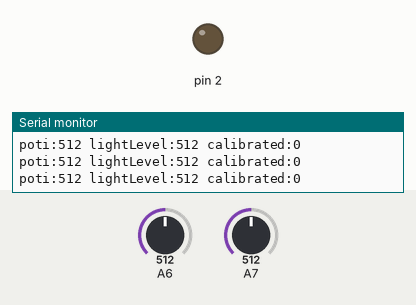
Simulated run of this sketch. Board: Arduino Nano, built with avr-gcc and run on an emulated ATmega328P. Parts: output pins drawn as LEDs (lit = HIGH), the last lines printed to the serial monitor. The inputs (shaded band) are chosen by the test bench; at power-on: A7 = 512, A6 = 512.

Above: at 1.2 s.
1.3 s: A7 set to 521
At 2.1 s:
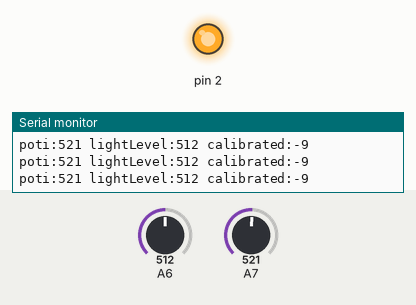
2.8 s: A6 set to 537
At 3.2 s:
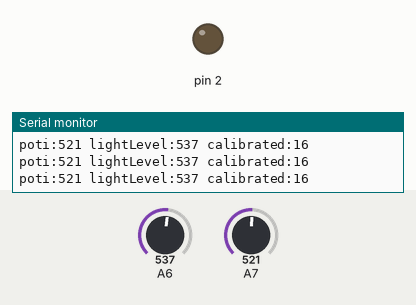
5.8 s: A6 set to 6
At 6.5 s:
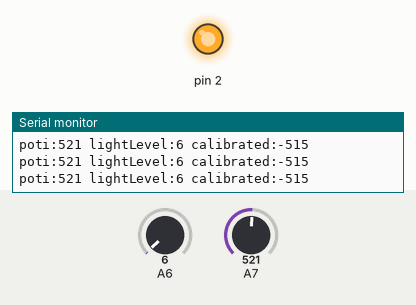
8.8 s: A7 set to 992
11.8 s: A7 set to 1000
14.8 s: A7 set to 6
At 16.2 s:
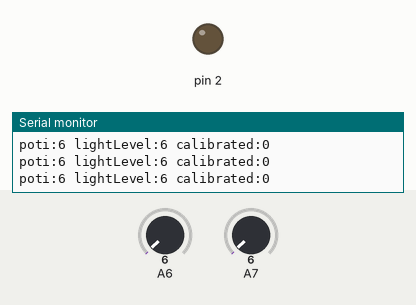
Timing chart, 0 to 17.3 s (numbered marks = the images above; inputs shaded):
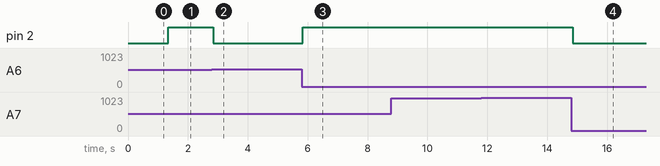

The sketch:

ArduinoIDE_SignalLibTest.ino
```cpp
#include "signal.h"

Signal<int, 16> lightSignal;
Signal<int, 16> potiSignal;

void setup() {
  pinMode(2, OUTPUT);
  Serial.begin(9600);
}

void loop() {

  potiSignal.fromValue(analogRead(A7))
            .applyFunction(printSignal, "poti")
            .multiply(-1);

  lightSignal.fromValue(analogRead(A6))
             .applyFunction(printSignal, "lightLevel")
             .add(potiSignal)
             .applyFunction(printSignal, "calibrated")
             .applyFunction(switchLight, NULL);

  Serial.println();
  delay(1);
}


int printSignal(int sample, const void * param) {
  const char * variableName = (const char*) param;

  Serial.print(variableName);
  Serial.print(":");
  Serial.print(sample);
  Serial.print(" ");

  return sample;
}

int switchLight(int sample, void * param) {
    if(sample < 0) {
    digitalWrite(2,HIGH);
  } else {
    digitalWrite(2,LOW);
  }
  return sample;
}


/**
 * NO signal Lib example
 *
 * void setup() {
  pinMode(2, OUTPUT);
  Serial.begin(9600);
}

void loop() {
  int lightLevel = analogRead(A6);
  int poti = analogRead(A7);
  int calibrated = lightLevel - poti;

  Serial.print("lightLevel:");
  Serial.print(lightLevel);
  Serial.print(" poti:");
  Serial.print(poti);
  Serial.print(" calibrated:");
  Serial.println(calibrated);

  if(calibrated < 0) {
    digitalWrite(2,HIGH);
  } else {
    digitalWrite(2,LOW);
  }


  delay(1);                       // wait for a second
}
 */


/**
 * Filter Version
 *
 * void setup() {
  pinMode(2, OUTPUT);
  Serial.begin(9600);
}

void loop() {
  for(int i = NUMBER_OF_VALUES-1; i > 0; i--) {
    lastValues[i] = lastValues[i-1];
  }
  lastValues[0] = analogRead(A6);
  long sum = 0;
  for(int i = 0; i < NUMBER_OF_VALUES; i++) {
    sum = sum + lastValues[i];
  }
  int filtered = sum/NUMBER_OF_VALUES;
  Serial.print("raw:");
  Serial.print(lastValues[0]);
  Serial.print(" filtered:");
  Serial.print(filtered);
  int poti = analogRead(A7);
  Serial.print(" poti:");
  Serial.print(poti);

  int calibrated = filtered - poti;


  Serial.print(" calibrated:");
  Serial.println(calibrated);

  if(calibrated < 0) {
    digitalWrite(2,HIGH);
  } else {
    digitalWrite(2,LOW);
  }


  delay(1);                       // wait for a second
}
 *
 */
```

signal.h
```cpp
#ifndef SIGNAL_H
#define SIGNAL_H

template <typename T, unsigned int BUFFER_SIZE = 256>
class Signal {
private:
  T buffer[BUFFER_SIZE] = {0};
  unsigned int index = 0;

public:
  unsigned int getSize();

  Signal &fromFunction(T (*input)(void *param), void *param);
  Signal &fromValue(T value);

  Signal &applyFunction(T (*func)(T data, void *param), void *param);
  Signal &applyFunction(T (*func)(T data, const void *param), const void *param);     /** @todo will ich das wirklich so machen? */
  Signal &applyFunction(T (*func)(T *data, void *param), void *param);
  Signal &applyFunction(T (*func)(T *data, const void *param), const void *param);

  Signal &add(Signal<T, BUFFER_SIZE> &other);
  Signal &add(T value);

  Signal &multiply(Signal<T, BUFFER_SIZE> &other);
  Signal &multiply(T value);
  Signal &multiply(float value);

  Signal &FourierTransform();

  T returnValue();
  T *returnBuffer();
};

template <typename T, unsigned int BUFFER_SIZE>
unsigned int Signal<T, BUFFER_SIZE>::getSize() {
  return BUFFER_SIZE;
}

/**
 * Input
 */
template <typename T, unsigned int BUFFER_SIZE>
Signal<T, BUFFER_SIZE> &Signal<T, BUFFER_SIZE>::fromFunction(T (*input)(void *param), void *param) {
  index = (index + 1) % BUFFER_SIZE;
  buffer[index] = input(param);
  return *this;
}

template <typename T, unsigned int BUFFER_SIZE>
Signal<T, BUFFER_SIZE> &Signal<T, BUFFER_SIZE>::fromValue(T value) {
  index = (index + 1) % BUFFER_SIZE;
  buffer[index] = value;
  return *this;
}

/**
 * General Operations
 */

template <typename T, unsigned int BUFFER_SIZE>
Signal<T, BUFFER_SIZE> &Signal<T, BUFFER_SIZE>::applyFunction(T (*func)(T data, void *param), void *param) {
  buffer[index] = func(buffer[index], param);
  return *this;
}

template <typename T, unsigned int BUFFER_SIZE>
Signal<T, BUFFER_SIZE> &Signal<T, BUFFER_SIZE>::applyFunction(T (*func)(T *data, void *param), void *param) {
  if (index == 0) {
    func(buffer, param);
  }
  return *this;
}

template <typename T, unsigned int BUFFER_SIZE>
Signal<T, BUFFER_SIZE> &Signal<T, BUFFER_SIZE>::applyFunction(T (*func)(T data, const void *param), const void *param) {
  buffer[index] = func(buffer[index], param);
  return *this;
}

template <typename T, unsigned int BUFFER_SIZE>
Signal<T, BUFFER_SIZE> &Signal<T, BUFFER_SIZE>::applyFunction(T (*func)(T *data, const void *param), const void *param) {
  if (index == 0) {
    func(buffer, param);
  }
  return *this;
}

/**
 * Arithmetic Operations
 */

template <typename T, unsigned int BUFFER_SIZE>
Signal<T, BUFFER_SIZE> &Signal<T, BUFFER_SIZE>::add(Signal<T, BUFFER_SIZE> &other) {
  this->buffer[index] += other.buffer[other.index];
  return *this;
}

template <typename T, unsigned int BUFFER_SIZE>
Signal<T, BUFFER_SIZE> &Signal<T, BUFFER_SIZE>::add(T value) {
  this->buffer[index] += value;
  return *this;
}

template <typename T, unsigned int BUFFER_SIZE>
Signal<T, BUFFER_SIZE> &Signal<T, BUFFER_SIZE>::multiply(Signal<T, BUFFER_SIZE> &other) {
  this->buffer[index] *= other.buffer[other.index];
  return *this;
}

template <typename T, unsigned int BUFFER_SIZE>
Signal<T, BUFFER_SIZE> &Signal<T, BUFFER_SIZE>::multiply(T value) {
  this->buffer[index] *= value;
  return *this;
}

template <typename T, unsigned int BUFFER_SIZE>
Signal<T, BUFFER_SIZE> &Signal<T, BUFFER_SIZE>::multiply(float value) {
  this->buffer[index] = T(this->buffer[index] * value);
  return *this;
}

/**
 * Output
 */

template <typename T, unsigned int BUFFER_SIZE>
T Signal<T, BUFFER_SIZE>::returnValue() {
  return buffer[index];
}

template <typename T, unsigned int BUFFER_SIZE>
T *Signal<T, BUFFER_SIZE>::returnBuffer() {
  return buffer;
}

#endif // SIGNAL_H
```

Measured:
- the behaviour switches between 512 and 513 on A7 (found by bisection; images 0 and 1)
- the behaviour switches between 520 and 521 on A6 (found by bisection; images 1 and 2)
- after the input at 1.3 s, pin 2: LOW → HIGH after 0.05 s
- after the input at 2.8 s, pin 2: HIGH → LOW after 0.05 s
- after the input at 5.8 s, pin 2: LOW → HIGH at once
- after the input at 14.8 s, pin 2: HIGH → LOW after 0.06 s
